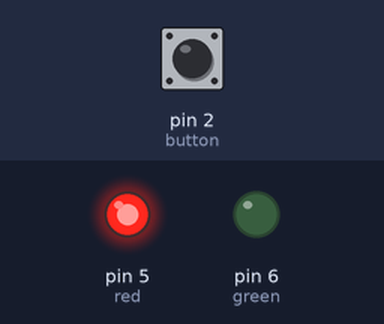
Bench run of a sketch on a simulated Arduino Uno, built with avr-gcc and run on an emulated ATmega328P. Parts: output pins drawn as LEDs (lit = HIGH). Inputs (shaded band) come from the test bench; at power-on: pin 2 (button) LOW.

Above: at 1.25 s.
1.3 s: pin 2 (button) pulled HIGH for 0.15 s
At 1.79 s:
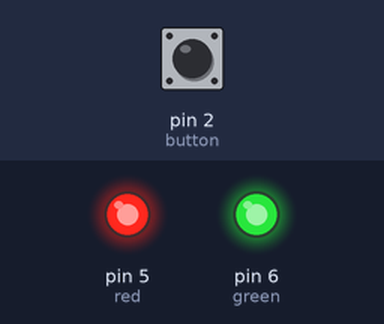
4.4 s: pin 2 (button) pulled HIGH for 1 s
At 4.56 s:
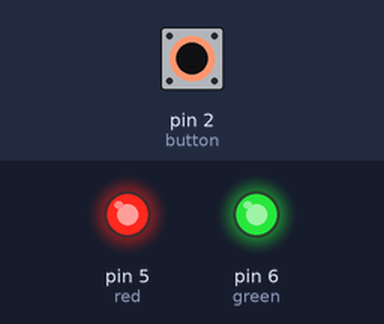
Timing chart, 0 to 13.4 s (numbered marks = the images above; inputs shaded):
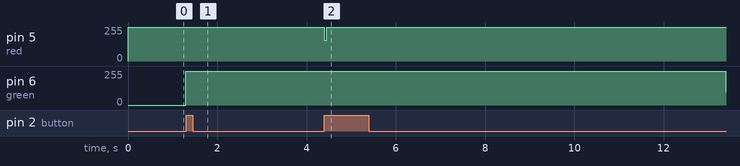

The sketch:

button-panel.ino
```cpp
int red = 5;
int green = 6;
int button = 2;

void setup() {
  pinMode(red, OUTPUT);
  pinMode(green, OUTPUT);
  pinMode(button, INPUT);
}

void loop() {
  handleButton();
  handleLeds();
}

int buttonState = 0;
int lastButtonState = 0;
bool redState = false;

void handleButton() {
  buttonState = digitalRead(button);
  if (buttonState == HIGH && lastButtonState == LOW) {
    redState = !redState;
    delay(50);
  }
  lastButtonState = buttonState;
}


int brightness = 0;
int fadeAmount = 1;
unsigned long lastUpdate = 0;
const int fadeDelay = 5;

void handleLeds() {
  unsigned long now = millis();
  if (now - lastUpdate >= fadeDelay) {
    lastUpdate = now;

    brightness += fadeAmount;

    if (brightness <= 0 || brightness >= 255) {
      fadeAmount = -fadeAmount;
    }

    if (redState) {
      analogWrite(red, brightness);
      digitalWrite(green, 1);
    } else {
      analogWrite(green, brightness);
      digitalWrite(red, 1);
    }
  }
}
```

Measured:
- after the input at 1.3 s, pin 5 (red): 255/255 → 154/255 after 3.1 s; pin 6 (green): 252/255 → 255/255 after 0.05 s
- after the input at 4.4 s, pin 5 (red): 154/255 → 255/255 after 0.05 s
